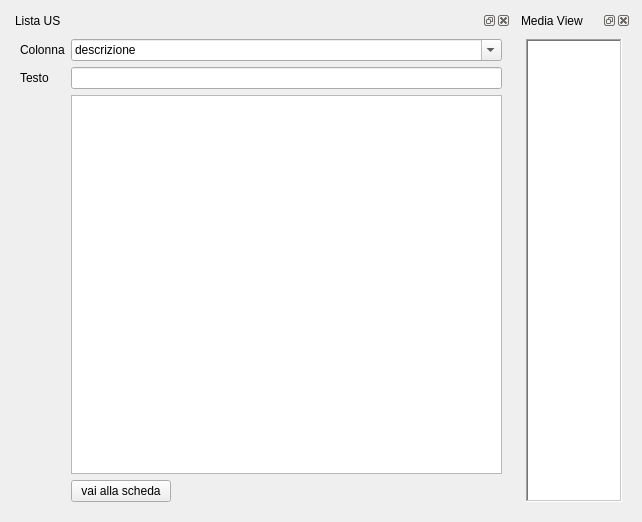
     <widget class="QWidget" name="tab_11">
      <attribute name="title">
       <string>Media</string>
      </attribute>
      <layout class="QGridLayout" name="gridLayout_26">
       <item row="0" column="1">
        <widget class="QgsDockWidget" name="mDockWidget">
         <property name="sizePolicy">
          <sizepolicy hsizetype="Expanding" vsizetype="Expanding">
           <horstretch>0</horstretch>
           <verstretch>0</verstretch>
          </sizepolicy>
         </property>
         <property name="minimumSize">
          <size>
           <width>113</width>
           <height>113</height>
          </size>
         </property>
         <property name="maximumSize">
          <size>
           <width>350</width>
           <height>500</height>
          </size>
         </property>
         <property name="mouseTracking">
          <bool>true</bool>
         </property>
         <property name="tabletTracking">
          <bool>true</bool>
         </property>
         <property name="autoFillBackground">
          <bool>true</bool>
         </property>
         <property name="floating">
          <bool>false</bool>
         </property>
         <property name="features">
          <set>QDockWidget::AllDockWidgetFeatures</set>
         </property>
         <property name="windowTitle">
          <string>Media View</string>
         </property>
         <widget class="QWidget" name="dockWidgetContents_2">
          <layout class="QGridLayout" name="gridLayout_12">
           <item row="0" column="0">
            <widget class="QListWidget" name="iconListWidget">
             <property name="maximumSize">
              <size>
               <width>3500</width>
               <height>5000</height>
              </size>
             </property>
             <property name="font">
              <font>
               <family>Times New Roman</family>
               <pointsize>8</pointsize>
               <weight>50</weight>
               <italic>false</italic>
               <bold>false</bold>
              </font>
             </property>
             <property name="frameShape">
              <enum>QFrame::WinPanel</enum>
             </property>
             <property name="frameShadow">
              <enum>QFrame::Sunken</enum>
             </property>
             <property name="sizeAdjustPolicy">
              <enum>QAbstractScrollArea::AdjustToContents</enum>
             </property>
             <property name="editTriggers">
              <set>QAbstractItemView::AllEditTriggers</set>
             </property>
             <property name="tabKeyNavigation">
              <bool>true</bool>
             </property>
             <property name="showDropIndicator" stdset="0">
              <bool>true</bool>
             </property>
             <property name="dragEnabled">
              <bool>true</bool>
             </property>
             <property name="dragDropOverwriteMode">
              <bool>true</bool>
             </property>
             <property name="dragDropMode">
              <enum>QAbstractItemView::NoDragDrop</enum>
             </property>
             <property name="defaultDropAction">
              <enum>Qt::LinkAction</enum>
             </property>
             <property name="alternatingRowColors">
              <bool>true</bool>
             </property>
             <property name="movement">
              <enum>QListView::Static</enum>
             </property>
             <property name="isWrapping" stdset="0">
              <bool>true</bool>
             </property>
             <property name="resizeMode">
              <enum>QListView::Adjust</enum>
             </property>
             <property name="layoutMode">
              <enum>QListView::Batched</enum>
             </property>
             <property name="viewMode">
              <enum>QListView::IconMode</enum>
             </property>
             <property name="modelColumn">
              <number>0</number>
             </property>
             <property name="uniformItemSizes">
              <bool>true</bool>
             </property>
             <property name="wordWrap">
              <bool>true</bool>
             </property>
             <property name="selectionRectVisible">
              <bool>true</bool>
             </property>
             <property name="sortingEnabled">
              <bool>true</bool>
             </property>
            </widget>
           </item>
          </layout>
         </widget>
        </widget>
       </item>
       <item row="0" column="0">
        <widget class="QgsDockWidget" name="mDockWidget_2">
         <property name="minimumSize">
          <size>
           <width>500</width>
           <height>500</height>
          </size>
         </property>
         <property name="inputMethodHints">
          <set>Qt::ImhDialableCharactersOnly|Qt::ImhEmailCharactersOnly|Qt::ImhLatinOnly|Qt::ImhLowercaseOnly|Qt::ImhUppercaseOnly|Qt::ImhUrlCharactersOnly</set>
         </property>
         <property name="floating">
          <bool>true</bool>
         </property>
         <property name="windowTitle">
          <string>Lista US</string>
         </property>
         <widget class="QWidget" name="dockWidgetContents_5">
          <layout class="QGridLayout" name="gridLayout_29">
           <item row="3" column="2">
            <widget class="QPushButton" name="pushButton_go_to_scheda">
             <property name="maximumSize">
              <size>
               <width>100</width>
               <height>16777215</height>
              </size>
             </property>
             <property name="text">
              <string>vai alla scheda</string>
             </property>
            </widget>
           </item>
           <item row="0" column="0">
            <widget class="QLabel" name="label_41">
             <property name="text">
              <string>Colonna</string>
             </property>
            </widget>
           </item>
           <item row="1" column="2">
            <widget class="QLineEdit" name="search_1"/>
           </item>
           <item row="0" column="2">
            <widget class="QComboBox" name="field">
             <property name="enabled">
              <bool>true</bool>
             </property>
             <property name="editable">
              <bool>true</bool>
             </property>
             <item>
              <property name="text">
               <string>descrizione</string>
              </property>
             </item>
             <item>
              <property name="text">
               <string>d_stratigrafica</string>
              </property>
             </item>
             <item>
              <property name="text">
               <string>d_interpretazione</string>
              </property>
             </item>
             <item>
              <property name="text">
               <string>us</string>
              </property>
             </item>
             <item>
              <property name="text">
               <string>area</string>
              </property>
             </item>
             <item>
              <property name="text">
               <string>unita_tipo</string>
              </property>
             </item>
            </widget>
           </item>
           <item row="1" column="0">
            <widget class="QLabel" name="label_49">
             <property name="text">
              <string>Testo</string>
             </property>
            </widget>
           </item>
           <item row="2" column="2">
            <widget class="QTableView" name="table">
             <property name="autoScrollMargin">
              <number>16</number>
             </property>
            </widget>
           </item>
          </layout>
         </widget>
        </widget>
       </item>
      </layout>
     </widget>
